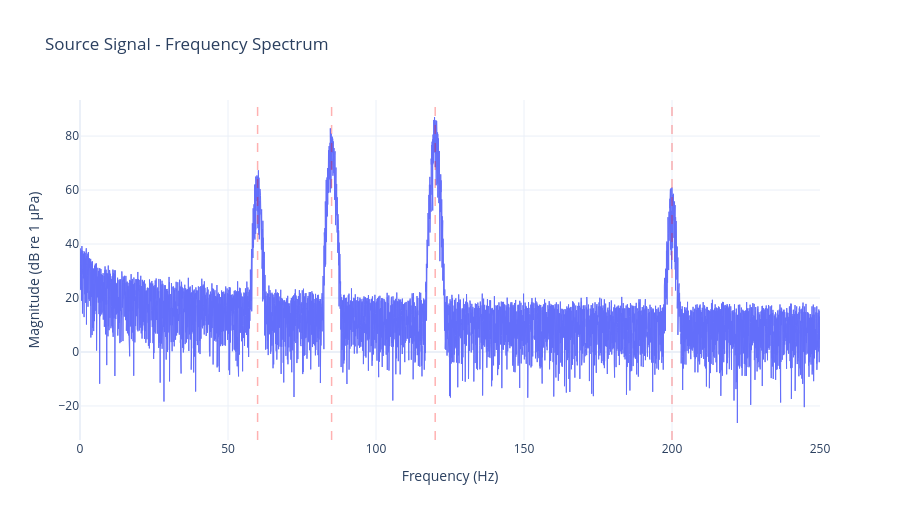

Notebook code cell kept with this figure:
### Markdown cell above
## 16. Source Frequency Spectrum with Correct FFT Scaling

Plot the frequency spectrum of the source signal with **proper amplitude scaling**:
- FFT magnitude is multiplied by `2.0/N` to get single-sided amplitude
- Converted to dB re 1 µPa: `20 * log10(amplitude)`
- Red dashed lines mark target frequencies (60, 85, 120, 200 Hz)

### Code cell
signal_real_src = _real(source_signal)
freq_spectrum_src = np.fft.rfft(signal_real_src)
freq_axis_src = np.fft.rfftfreq(len(signal_real_src), 1 / SIGNAL_PARAMS["sampling_rate_hz"])

# FFT scaling: multiply by 2/N to get amplitude
N = len(signal_real_src)
spectrum_amplitude_upa = np.abs(freq_spectrum_src) * (2.0 / N)
spectrum_magnitude_db_src = 20 * np.log10(spectrum_amplitude_upa + 1e-10)

fig_src_freq = go.Figure()
fig_src_freq.add_trace(
    go.Scatter(x=freq_axis_src, y=spectrum_magnitude_db_src, mode="lines", line=dict(width=1))
)
_add_frequency_markers(fig_src_freq, TARGET_PARAMS["frequencies_hz"])

fig_src_freq.update_layout(
    title="Source Signal - Frequency Spectrum",
    xaxis_title="Frequency (Hz)",
    yaxis_title="Magnitude (dB re 1 µPa)",
    template="plotly_white",
    width=900,
    height=520,
)
fig_src_freq.show()

### Figure 1 — Plotly figure (JSON) as saved in the notebook; plotly's stock layout.template omitted (floating-point values rounded to 4 significant figures; data arrays with more than 128 entries replaced by an {"elided": "..."} marker saying what was removed)
{"data": [{"line": {"width": 1}, "mode": "lines", "type": "scatter", "x": {"elided": "15001 float values"}, "y": {"elided": "15001 float values"}}], "layout": {"height": 520, "shapes": [{"line": {"color": "red", "dash": "dash", "width": 1.5}, "opacity": 0.3, "type": "line", "x0": 60, "x1": 60, "xref": "x", "y0": 0, "y1": 1, "yref": "y domain"}, {"line": {"color": "red", "dash": "dash", "width": 1.5}, "opacity": 0.3, "type": "line", "x0": 85, "x1": 85, "xref": "x", "y0": 0, "y1": 1, "yref": "y domain"}, {"line": {"color": "red", "dash": "dash", "width": 1.5}, "opacity": 0.3, "type": "line", "x0": 120, "x1": 120, "xref": "x", "y0": 0, "y1": 1, "yref": "y domain"}, {"line": {"color": "red", "dash": "dash", "width": 1.5}, "opacity": 0.3, "type": "line", "x0": 200, "x1": 200, "xref": "x", "y0": 0, "y1": 1, "yref": "y domain"}], "title": {"text": "Source Signal - Frequency Spectrum"}, "width": 900, "xaxis": {"title": {"text": "Frequency (Hz)"}}, "yaxis": {"title": {"text": "Magnitude (dB re 1 µPa)"}}}}
